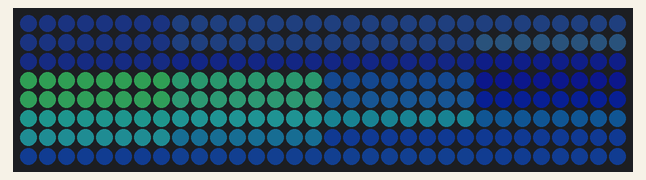
The sketch below on a simulated Arduino Uno, built with avr-gcc and run on an emulated ATmega328P. Shown: 32×8 RGB LED matrix (first LED top left, wired row by row). Dim RGB values are drawn brighter than linear.

Above: at 3.18 s.
At 5.63 s:
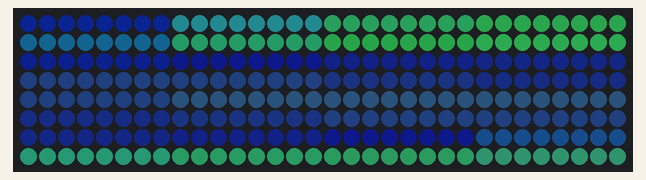
At 9.27 s:
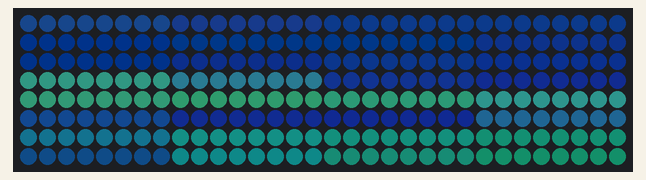
At 15.09 s:
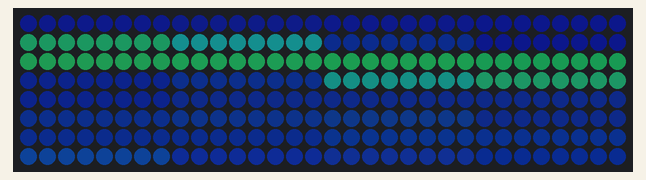
At 26.64 s:
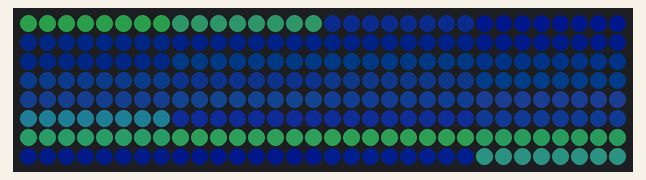
At 38.44 s:
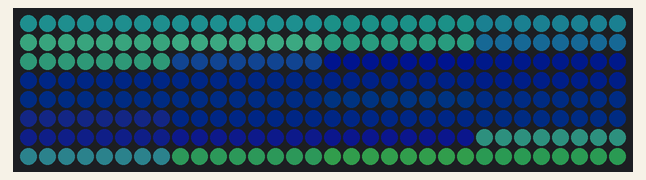

The sketch:

pacifica_4_matrix.ino
```cpp
//
//  "Pacifica"
//  Gentle, blue-green ocean waves.
//  December 2019, Mark Kriegsman and Mary Corey March.
//  For Dan.
//

#define FASTLED_ALLOW_INTERRUPTS 0
#include <FastLED.h>
FASTLED_USING_NAMESPACE

#define DATA_PIN            5
#define NUM_LEDS            256
#define MAX_POWER_MILLIAMPS 500
#define LED_TYPE            WS2812B
#define COLOR_ORDER         GRB
#define NUM_ROWS         8
#define NUM_COLS         32

//////////////////////////////////////////////////////////////////////////

CRGB gLEDs[NUM_LEDS];
CRGB gOneRowOfLEDs[NUM_COLS];  // perform the pacfica work on an offscreen array of LEDs

uint8_t XY( uint8_t x, uint8_t y)
{
  uint8_t i;

  if( y & 0x01) {
    // Odd rows run backwards
    uint8_t reverseX = (NUM_ROWS - 1) - x;
    i = (y * NUM_ROWS) + reverseX;
  } else {
    // Even rows run forwards
    i = (y * NUM_ROWS) + x;
  }
  return i;
}


void setup() {
  delay( 3000); // 3 second delay for boot recovery, and a moment of silence
  FastLED.addLeds<LED_TYPE,DATA_PIN,COLOR_ORDER>(gLEDs, NUM_LEDS)
        .setCorrection( TypicalLEDStrip );
  FastLED.setMaxPowerInVoltsAndMilliamps( 5, MAX_POWER_MILLIAMPS);
}

void loop()
{
  EVERY_N_MILLISECONDS( 20 ) {
    pacifica_loop();
    for ( uint8_t down = 0; down < NUM_ROWS; down++) {
      for (uint8_t across = 0; across < NUM_COLS; across++) {
        gLEDs[XY(down,across)] = gOneRowOfLEDs[across];
      }
    }
    FastLED.show();
  }
}

//////////////////////////////////////////////////////////////////////////
//
// The code for this animation is more complicated than other examples, and
// while it is "ready to run", and documented in general, it is probably not
// the best starting point for learning.  Nevertheless, it does illustrate some
// useful techniques.
//
//////////////////////////////////////////////////////////////////////////
//
// In this animation, there are four "layers" of waves of light.
//
// Each layer moves independently, and each is scaled separately.
//
// All four wave layers are added together on top of each other, and then
// another filter is applied that adds "whitecaps" of brightness where the
// waves line up with each other more.  Finally, another pass is taken
// over the led array to 'deepen' (dim) the blues and greens.
//
// The speed and scale and motion each layer varies slowly within independent
// hand-chosen ranges, which is why the code has a lot of low-speed 'beatsin8' functions
// with a lot of oddly specific numeric ranges.
//
// These three custom blue-green color palettes were inspired by the colors found in
// the waters off the southern coast of California, https://goo.gl/maps/QQgd97jjHesHZVxQ7
//
CRGBPalette16 pacifica_palette_1 =
    { 0x000507, 0x000409, 0x00030B, 0x00030D, 0x000210, 0x000212, 0x000114, 0x000117,
      0x000019, 0x00001C, 0x000026, 0x000031, 0x00003B, 0x000046, 0x14554B, 0x28AA50 };
CRGBPalette16 pacifica_palette_2 =
    { 0x000507, 0x000409, 0x00030B, 0x00030D, 0x000210, 0x000212, 0x000114, 0x000117,
      0x000019, 0x00001C, 0x000026, 0x000031, 0x00003B, 0x000046, 0x0C5F52, 0x19BE5F };
CRGBPalette16 pacifica_palette_3 =
    { 0x000208, 0x00030E, 0x000514, 0x00061A, 0x000820, 0x000927, 0x000B2D, 0x000C33,
      0x000E39, 0x001040, 0x001450, 0x001860, 0x001C70, 0x002080, 0x1040BF, 0x2060FF };


void pacifica_loop()
{
  // Increment the four "color index start" counters, one for each wave layer.
  // Each is incremented at a different speed, and the speeds vary over time.
  static uint16_t sCIStart1, sCIStart2, sCIStart3, sCIStart4;
  static uint32_t sLastms = 0;
  uint32_t ms = GET_MILLIS();
  uint32_t deltams = ms - sLastms;
  sLastms = ms;
  uint16_t speedfactor1 = beatsin16(3, 179, 269);
  uint16_t speedfactor2 = beatsin16(4, 179, 269);
  uint32_t deltams1 = (deltams * speedfactor1) / 256;
  uint32_t deltams2 = (deltams * speedfactor2) / 256;
  uint32_t deltams21 = (deltams1 + deltams2) / 2;
  sCIStart1 += (deltams1 * beatsin88(1011,10,13));
  sCIStart2 -= (deltams21 * beatsin88(777,8,11));
  sCIStart3 -= (deltams1 * beatsin88(501,5,7));
  sCIStart4 -= (deltams2 * beatsin88(257,4,6));

  // Clear out the LED array to a dim background blue-green
  fill_solid( gOneRowOfLEDs, NUM_COLS, CRGB( 2, 6, 10));

  // Render each of four layers, with different scales and speeds, that vary over time
  pacifica_one_layer( pacifica_palette_1, sCIStart1, beatsin16( 3, 11 * 256, 14 * 256), beatsin8( 10, 70, 130), 0-beat16( 301) );
  pacifica_one_layer( pacifica_palette_2, sCIStart2, beatsin16( 4,  6 * 256,  9 * 256), beatsin8( 17, 40,  80), beat16( 401) );
  pacifica_one_layer( pacifica_palette_3, sCIStart3, 6 * 256, beatsin8( 9, 10,38), 0-beat16(503));
  pacifica_one_layer( pacifica_palette_3, sCIStart4, 5 * 256, beatsin8( 8, 10,28), beat16(601));

  // Add brighter 'whitecaps' where the waves lines up more
  pacifica_add_whitecaps();

  // Deepen the blues and greens a bit
  pacifica_deepen_colors();
}

// Add one layer of waves into the led array
void pacifica_one_layer( CRGBPalette16& p, uint16_t cistart, uint16_t wavescale, uint8_t bri, uint16_t ioff)
{
  uint16_t ci = cistart;
  uint16_t waveangle = ioff;
  uint16_t wavescale_half = (wavescale / 2) + 20;
  for( uint16_t i = 0; i < NUM_COLS; i++) {
    waveangle += 250;
    uint16_t s16 = sin16( waveangle ) + 32768;
    uint16_t cs = scale16( s16 , wavescale_half ) + wavescale_half;
    ci += cs;
    uint16_t sindex16 = sin16( ci) + 32768;
    uint8_t sindex8 = scale16( sindex16, 240);
    CRGB c = ColorFromPalette( p, sindex8, bri, LINEARBLEND);
    gOneRowOfLEDs[i] += c;
  }
}

// Add extra 'white' to areas where the four layers of light have lined up brightly
void pacifica_add_whitecaps()
{
  uint8_t basethreshold = beatsin8( 9, 55, 65);
  uint8_t wave = beat8( 7 );

  for( uint16_t i = 0; i < NUM_COLS; i++) {
    uint8_t threshold = scale8( sin8( wave), 20) + basethreshold;
    wave += 7;
    uint8_t l = gOneRowOfLEDs[i].getAverageLight();
    if( l > threshold) {
      uint8_t overage = l - threshold;
      uint8_t overage2 = qadd8( overage, overage);
      gOneRowOfLEDs[i] += CRGB( overage, overage2, qadd8( overage2, overage2));
    }
  }
}

// Deepen the blues and greens
void pacifica_deepen_colors()
{
  for( uint16_t i = 0; i < NUM_COLS; i++) {
    gOneRowOfLEDs[i].blue = scale8( gOneRowOfLEDs[i].blue,  145);
    gOneRowOfLEDs[i].green= scale8( gOneRowOfLEDs[i].green, 200);
    gOneRowOfLEDs[i] |= CRGB( 2, 5, 7);
  }
}
```
